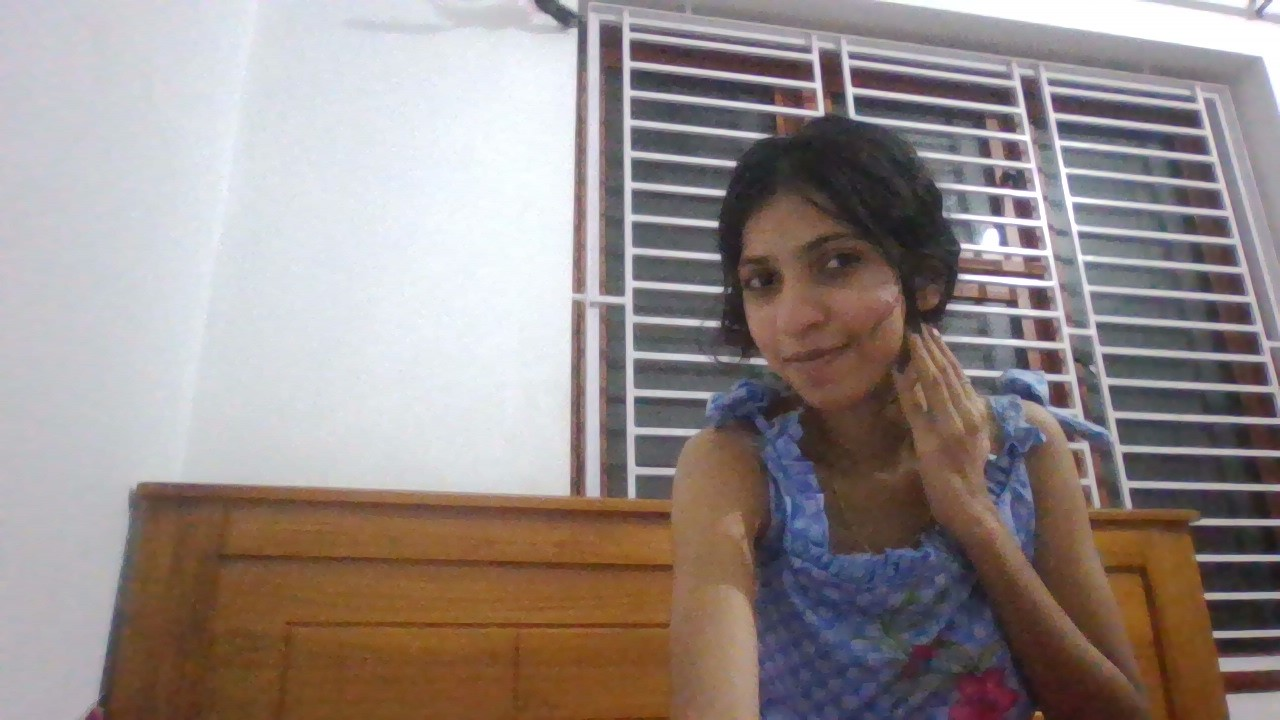
#> input picture su.jpg.jpg, 1280 x 720 px
$ python rotationimg.py
#> lines starting #> are read from the running program, lines starting #| are printed output that depends on the picture
import cv2
import matplotlib.pyplot as plt
import numpy as np
path=input("enter path: ")
#> the answer given: su.jpg.jpg
img=cv2.cvtColor(cv2.imread(path),cv2.COLOR_BGR2RGB)
angle=float(input("enter angle in radians"))
#> the answer given: 3
h,w=img.shape[:2]
#> h = 720; w = 1280
M=cv2.getRotationMatrix2D((w / 2,h / 2),angle,1)
out=cv2.warpAffine(img,M,(w,h))
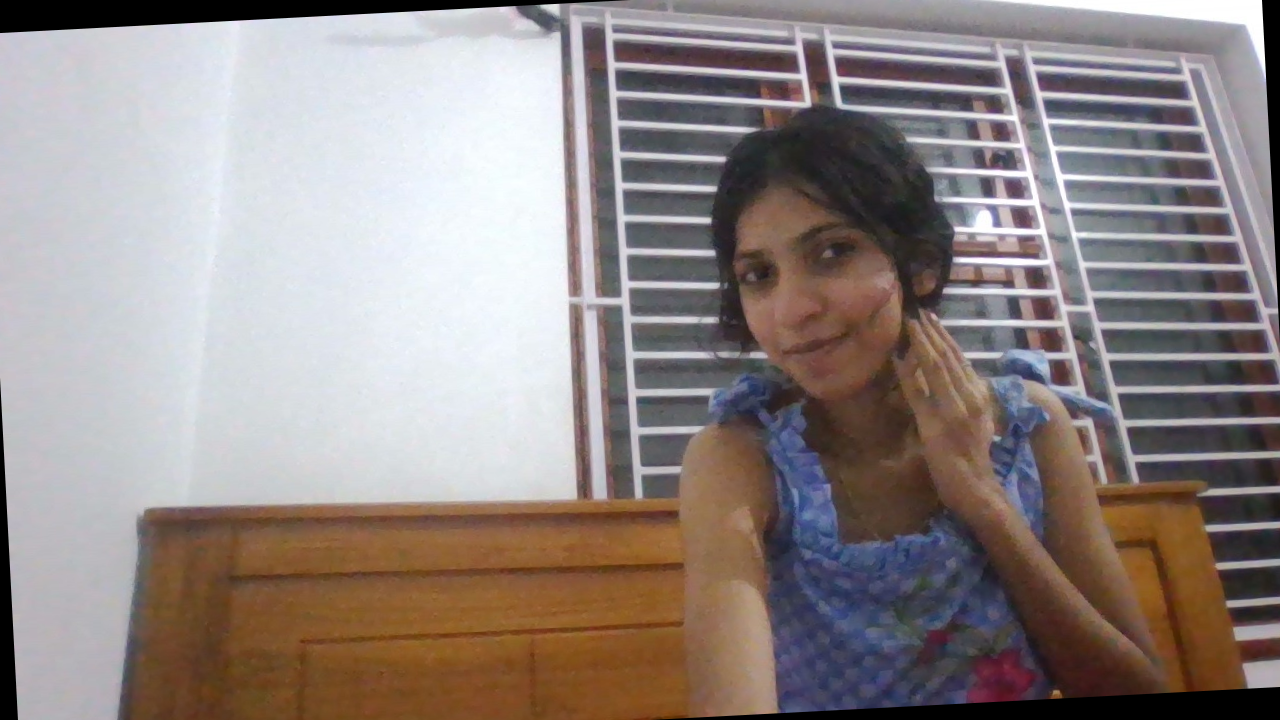
#> out: shape (720, 1280, 3); mean R, G, B 145.1, 134.8, 132.5
print("rotation matrix:",M.round(3))
#| rotation matrix: [[  0.999   0.052 -17.964]
#|  [ -0.052   0.999  33.988]]

plt.subplot(1,2,1)
plt.imshow(img)
plt.title("original")
plt.subplot(1,2,2)
plt.imshow(out)
plt.title("rotated")
plt.show()
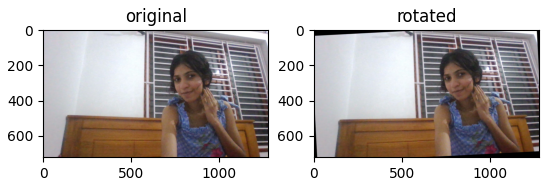
#> figure drawn by matplotlib, 2 panels
